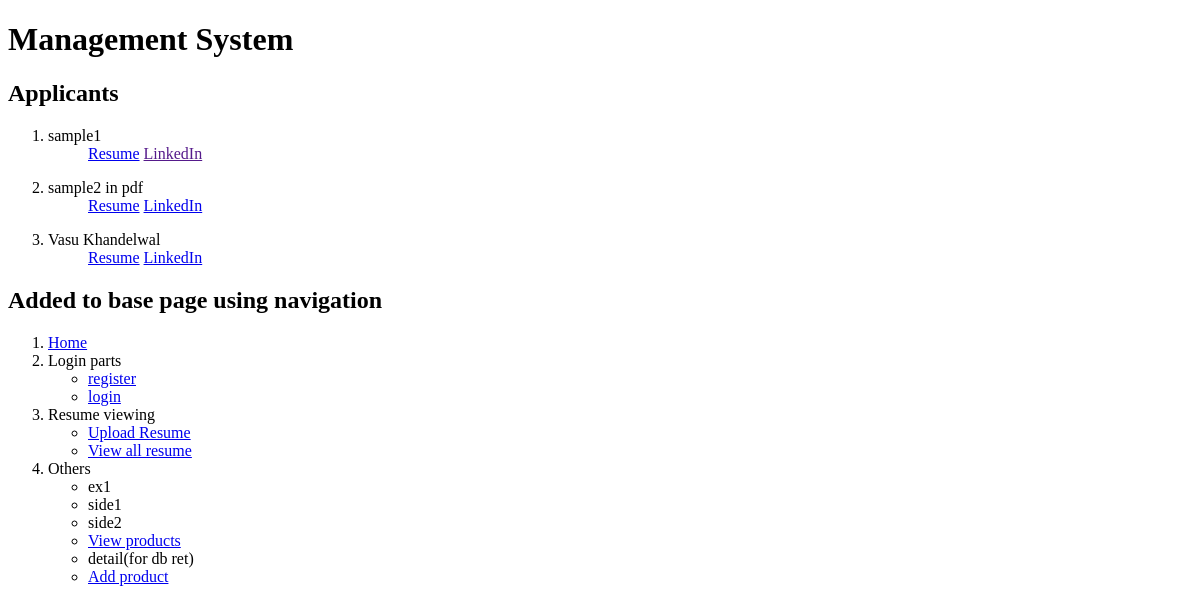
The app's page /listResume, older data.
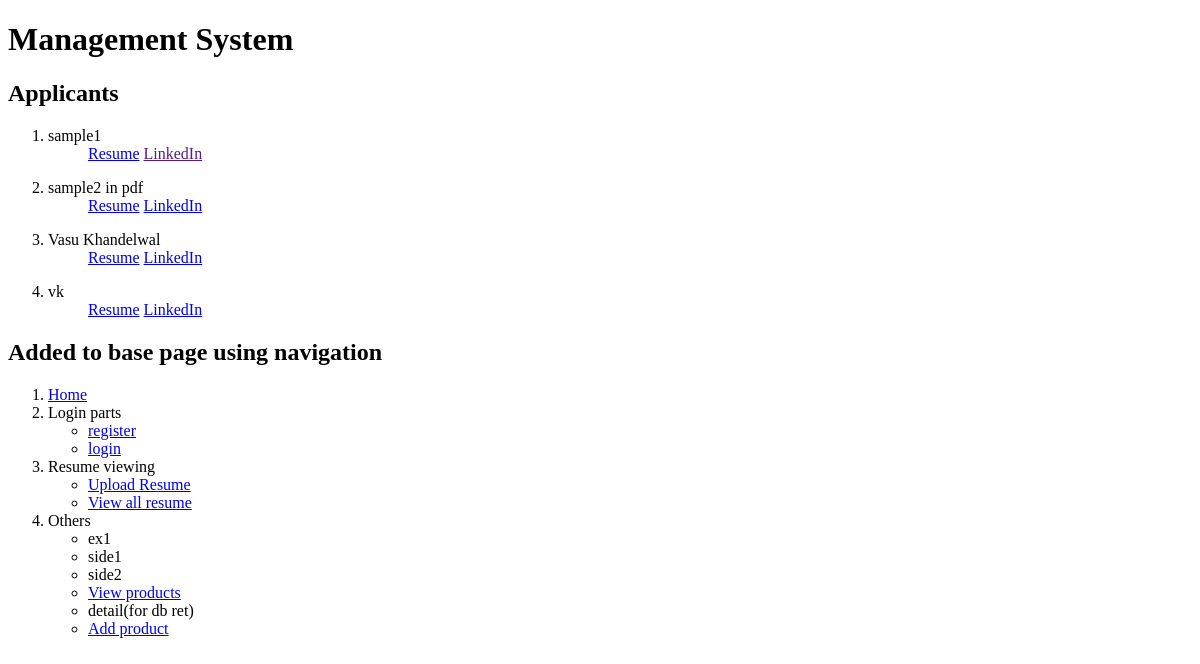
The same page, newer data.
### AceLogin/models.py (models this page shows, shortened)
class Book(models.Model):
    name=models.CharField(max_length=100,
    default="."
    )
    resume= models.FileField(blank=True,verbose_name="", validators=[validate_file])
    linkedin=models.URLField(max_length=200, blank=True,
    default=""
    )

### AceLogin/views.py (the view)
# urls.py: path('listResume', listResume, name='listResume' ),
def listResume(request):
    books=Book.objects.all()
    return render(request, 'listResume.html',{'books':books})

### test1/templates/listResume.html
{% extends 'base.html' %}
{% block content %}
<h2>Applicants </h2>
<ol>
{% for Book in books %}
<p><li>{{Book.name}}</li>
   <ul><a href="media/{{Book.resume}} " >Resume</a>
    <a href="{{Book.linkedin}}">LinkedIn</a>
</ul>
</p>
{% endfor %}
</ol>
{% endblock %}

Row changes from the older to the newer data that the page shows:
added Book: name "vk"
